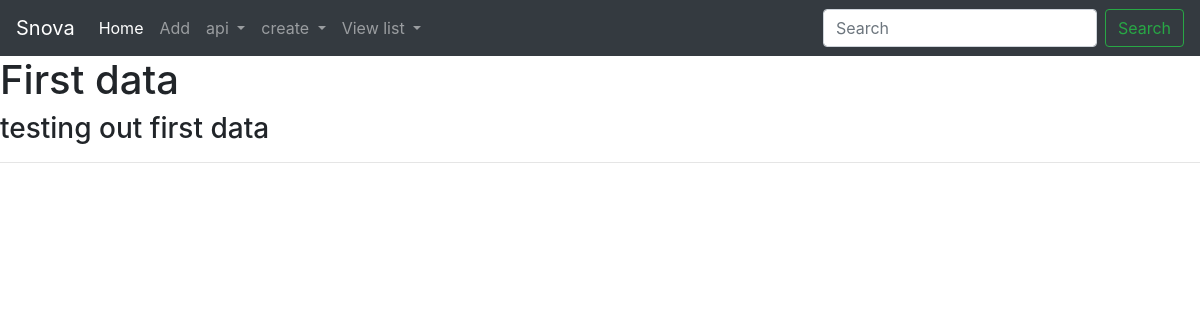
Page /2 on the earlier database version.
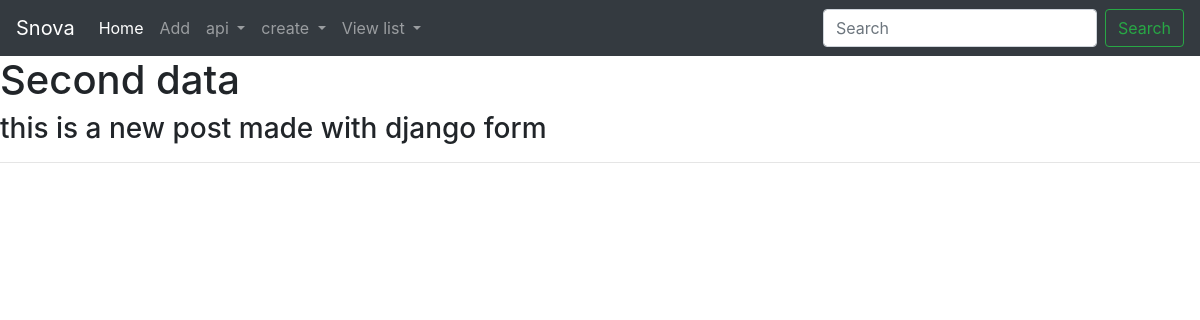
Same page on the later database version.
### api/models.py (models this page shows)
class Post(models.Model):
    subreddit_id = models.IntegerField(max_length=50)
    title = models.CharField(max_length=200, default="0")
    content = models.CharField(max_length=200, default="0")
    link = models.CharField(max_length=2083, default="", blank=True, null=True)
    user_id = models.ForeignKey(
        User, on_delete=models.CASCADE)
    pic = models.ImageField(upload_to="api/files/post", blank=True, null=True)
    status = models.CharField(max_length=15, default="activate")
    votes = models.IntegerField(default=0)
    created_at = models.DateTimeField(auto_now_add=True)

### app/views.py (the view)
# urls.py: path("<int:id>", viewPost),
def viewPost(request, id):
    post = Post.objects.get(id=id)
    comment_list = Comment.objects.all()
    return render(request, 'app/viewPost.html', {'post': post, 'comment_list': comment_list})

### app/templates/app/viewPost.html (shortened to what this page needs)
{% extends 'app/base.html' %}
{% block content %}
    <h1>
        {{post.title}}
    </h1>
    <h3>
        {{post.content}}
    </h3>
    <hr>
{% endblock content %}

### app/templates/app/base.html (shortened to what this page needs)
<!DOCTYPE html>
<html lang="en">
<head>
    <link rel="stylesheet" href="https://cdn.jsdelivr.net/npm/bootstrap@4.3.1/dist/css/bootstrap.min.css">
</head>
<body>
    <nav class="navbar navbar-expand-lg navbar-dark bg-dark">
        <a class="navbar-brand" href="/">Snova</a>
        <div class="collapse navbar-collapse" id="navbarSupportedContent">
          <ul class="navbar-nav mr-auto">
            <li class="nav-item active">
              <a class="nav-link" href="/">Home <span class="sr-only">(current)</span></a>
            </li>
            <li class="nav-item">
              <a class="nav-link" href="/add">Add</a>
            </li>
            <li class="nav-item dropdown">
              <a class="nav-link dropdown-toggle" href="#" id="navbarDropdown" role="button" data-toggle="dropdown" aria-haspopup="true" aria-expanded="false">
                api
              </a>
            </li>
            <li class="nav-item dropdown">
              <a class="nav-link dropdown-toggle" href="#" id="navbarDropdown" role="button" data-toggle="dropdown" aria-haspopup="true" aria-expanded="false">
                create
              </a>
            </li>
            <li class="nav-item dropdown">
              <a class="nav-link dropdown-toggle" href="#" id="navbarDropdown" role="button" data-toggle="dropdown" aria-haspopup="true" aria-expanded="false">
                View list
              </a>
            </li>
          </ul>
          <form class="form-inline my-2 my-lg-0">
            <input class="form-control mr-sm-2" type="search" placeholder="Search" aria-label="Search">
            <button class="btn btn-outline-success my-2 my-sm-0" type="submit">Search</button>
          </form>
        </div>
      </nav>
    <div class="main" id="content" >
        {% block content %}
        {% endblock %}
    </div>
</body>
</html>

Differences in the rows shown:
changed Post: title "First data" → "Second data"; content "testing out first data" → "this is a new post made with django form"
